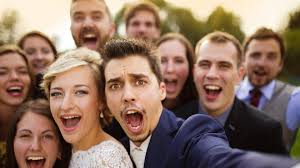
#> input picture Photos/download.jpg, 300 x 168 px, found by its file name
$ python 15-face_detect.py
#> lines starting #> are read from the running program, lines starting #| are printed output that depends on the picture; after the words box and inside, x2 and y2 are one past the last pixel; in counts of white or black regions, pixels touching at a corner belong together
import cv2 as cv

img = cv.imread("Photos\download.jpg")
#> img is the input picture: shape (168, 300, 3); mean B, G, R 98.8, 114, 140.8
# img = cv.imread("Photos\BC.png")
resized = cv.resize(img,(400,450),cv.INTER_AREA)
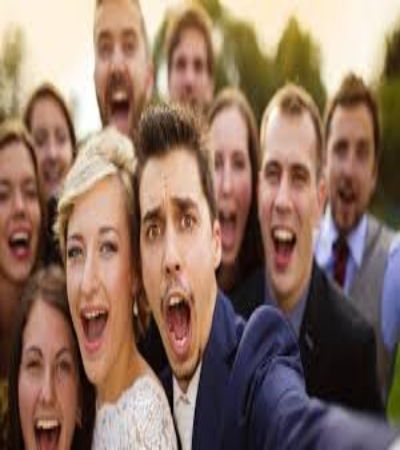
#> resized: shape (450, 400, 3); mean B, G, R 98.7, 113.9, 140.7

gray = cv.cvtColor(resized,cv.COLOR_BGR2GRAY)
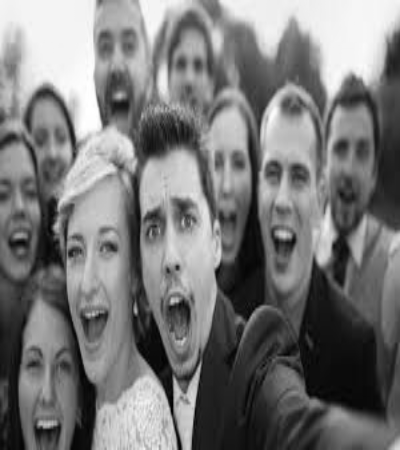
#> gray: shape (450, 400); min 1, max 255, mean 120.2

haar_cascade = cv.CascadeClassifier("haar_cascade.xml")

faces_rect = haar_cascade.detectMultiScale(gray,scaleFactor=1.1,minNeighbors = 3 )
#> faces_rect = [[155, 40, 69, 69], [21, 116, 62, 62], [315, 119, 76, 76], [7, 338, 82, 82], [238, 138, 92, 92], [36, 207, 111, 111]]
print(faces_rect)
#| [[155  40  69  69]
#|  [ 21 116  62  62]
#|  [315 119  76  76]
#|  [  7 338  82  82]
#|  [238 138  92  92]
#|  [ 36 207 111 111]]

for (x,y,w,g) in faces_rect:
    cv.rectangle((resized),(x,y),(x+w,y+g),(0,255,0),thickness=2)
#> this loop made 6 passes
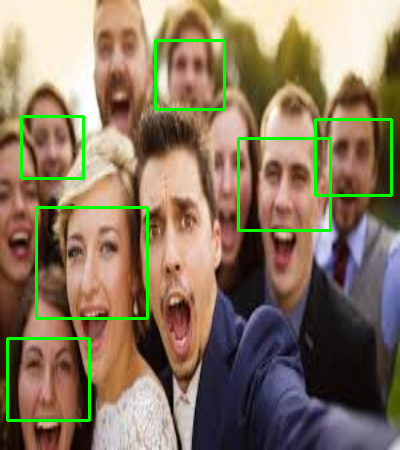
#> resized: shape (450, 400, 3); 3.26% of pixels changed, all inside (x1, y1, x2, y2) = (6, 39, 393, 422)

cv.imshow("Image",resized)
cv.imshow("Gray",gray)

print(f"Number of people is = {len(faces_rect)}")
#| Number of people is = 6

cv.waitKey(0)

$ run again, with Photos/BC.png saved as Photos/download.jpg
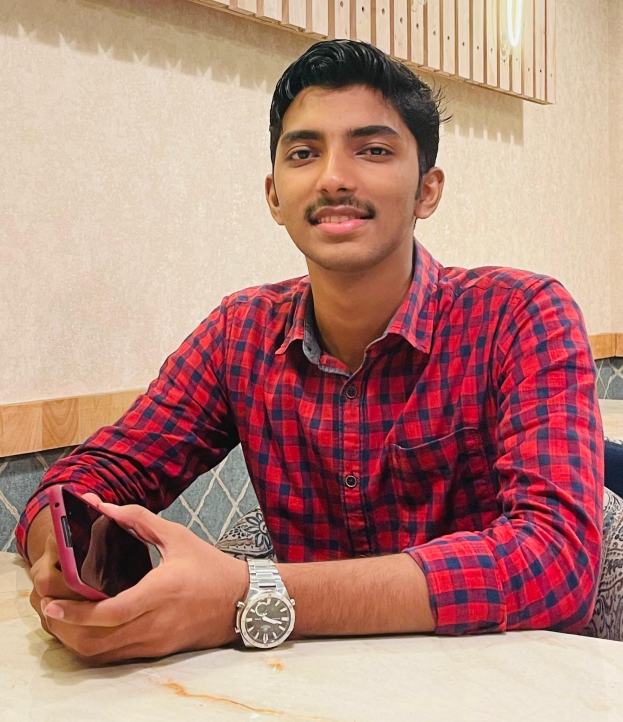
#> input picture Photos/BC.png, 1246 x 1444 px, found by its file name (shown at 1/2 size)
#> img is the input picture: shape (1444, 1246, 3); mean B, G, R 123.2, 132.9, 181
#> `gray = cv.cvtColor(resized,cv.COLOR_BGR2GRAY)`:
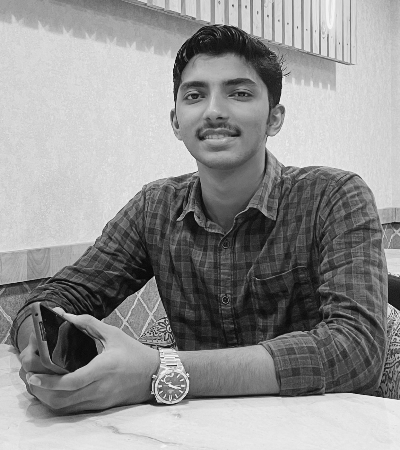
#> gray: shape (450, 400); min 5, max 245, mean 146.1
#> faces_rect = [[160, 49, 113, 113]]
#| [[160  49 113 113]]
#> the loop `for (x,y,w,g) in faces_rect:` made 1 pass
#> after the loop `for (x,y,w,g) in faces_rect:`:
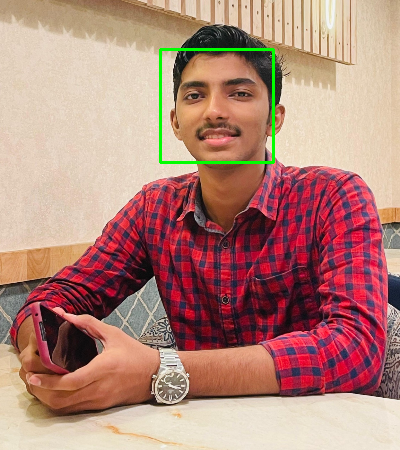
#> resized: shape (450, 400, 3); mean B, G, R 122.2, 133.8, 179.8
#| Number of people is = 1

$ run again, with Photos/IMG-20240428-WA0017.jpg copied over Photos/download.jpg
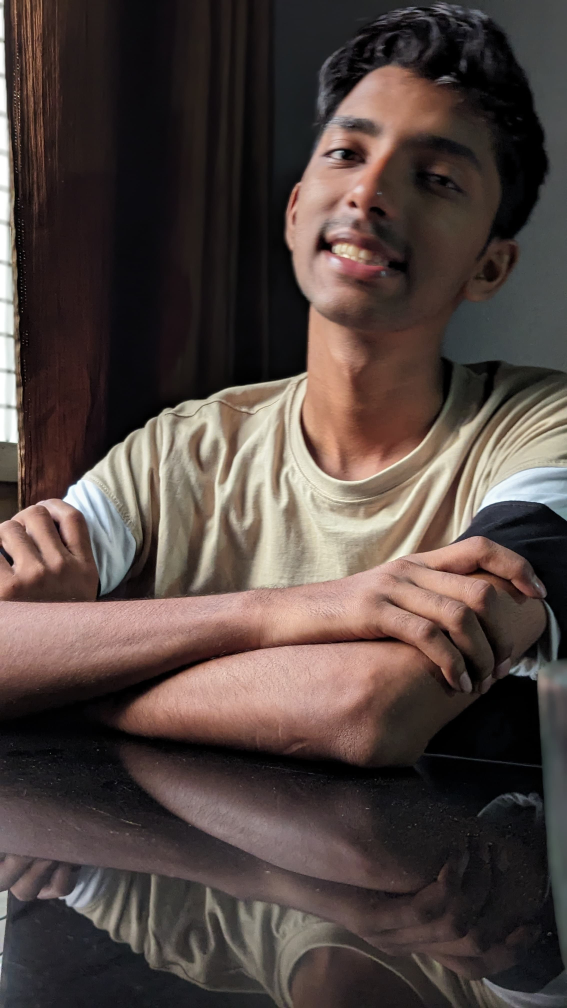
#> input picture Photos/IMG-20240428-WA0017.jpg, 2268 x 4032 px, found by its file name (shown at 1/4 size)
#> img is the input picture: shape (4032, 2268, 3); mean B, G, R 64.2, 68.5, 81.5
#> `gray = cv.cvtColor(resized,cv.COLOR_BGR2GRAY)`:
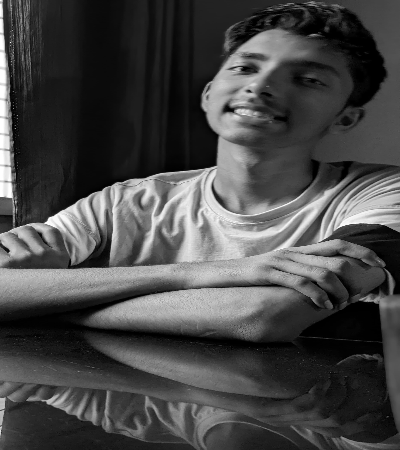
#> gray: shape (450, 400); min 0, max 255, mean 71.8
#> faces_rect = [[199, 71, 89, 89]]
#| [[199  71  89  89]]
#> the loop `for (x,y,w,g) in faces_rect:` made 1 pass
#> after the loop `for (x,y,w,g) in faces_rect:`:
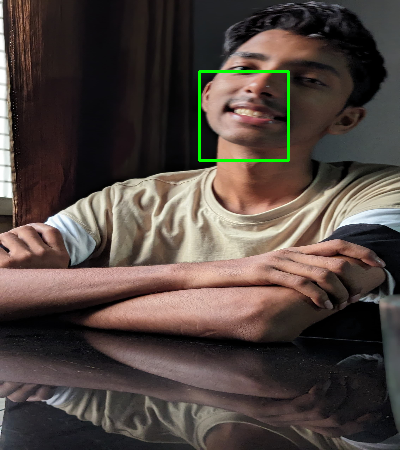
#> resized: shape (450, 400, 3); mean B, G, R 63.8, 69.6, 80.9
#| Number of people is = 1

$ run again, with Photos/IMG-20240428-WA0019.jpg copied over Photos/download.jpg
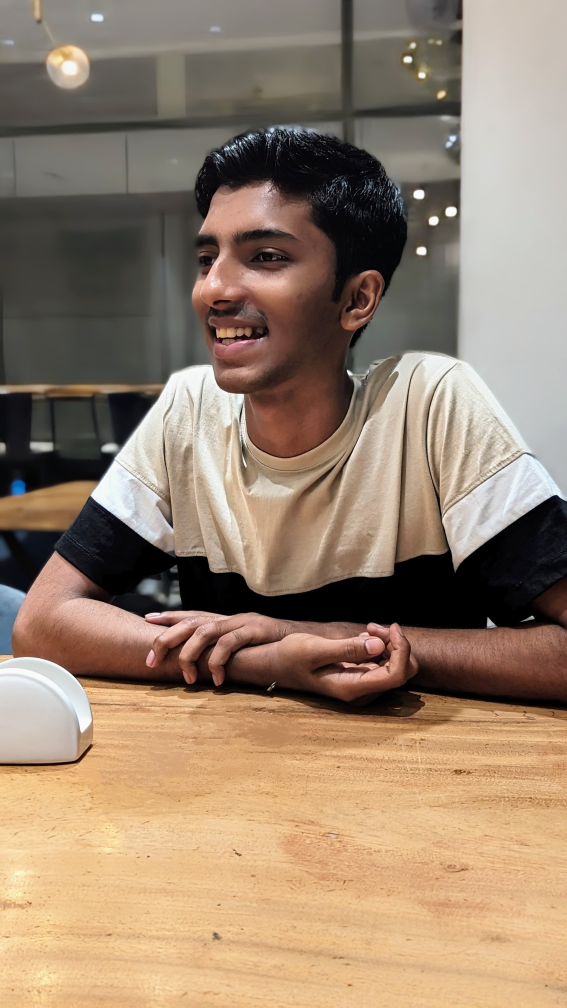
#> input picture Photos/IMG-20240428-WA0019.jpg, 2268 x 4032 px, found by its file name (shown at 1/4 size)
#> img is the input picture: shape (4032, 2268, 3); mean B, G, R 110.1, 130.7, 151.9
#> `resized = cv.resize(img,(400,450),cv.INTER_AREA)`:
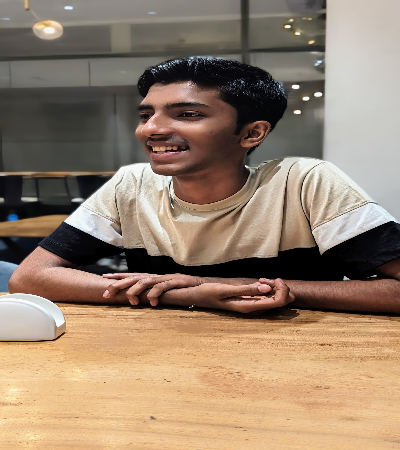
#> resized: shape (450, 400, 3); mean B, G, R 110.1, 130.6, 151.8
#> `gray = cv.cvtColor(resized,cv.COLOR_BGR2GRAY)`:
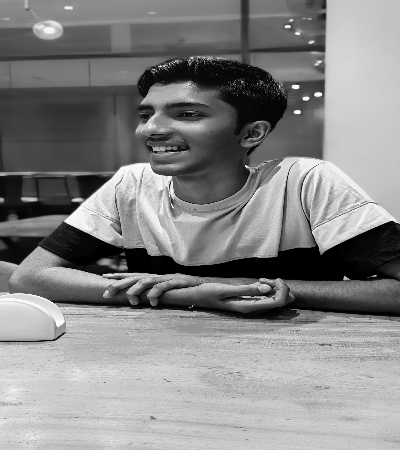
#> gray: shape (450, 400); min 0, max 253, mean 134.6
#> faces_rect = ()
#| Number of people is = 0
